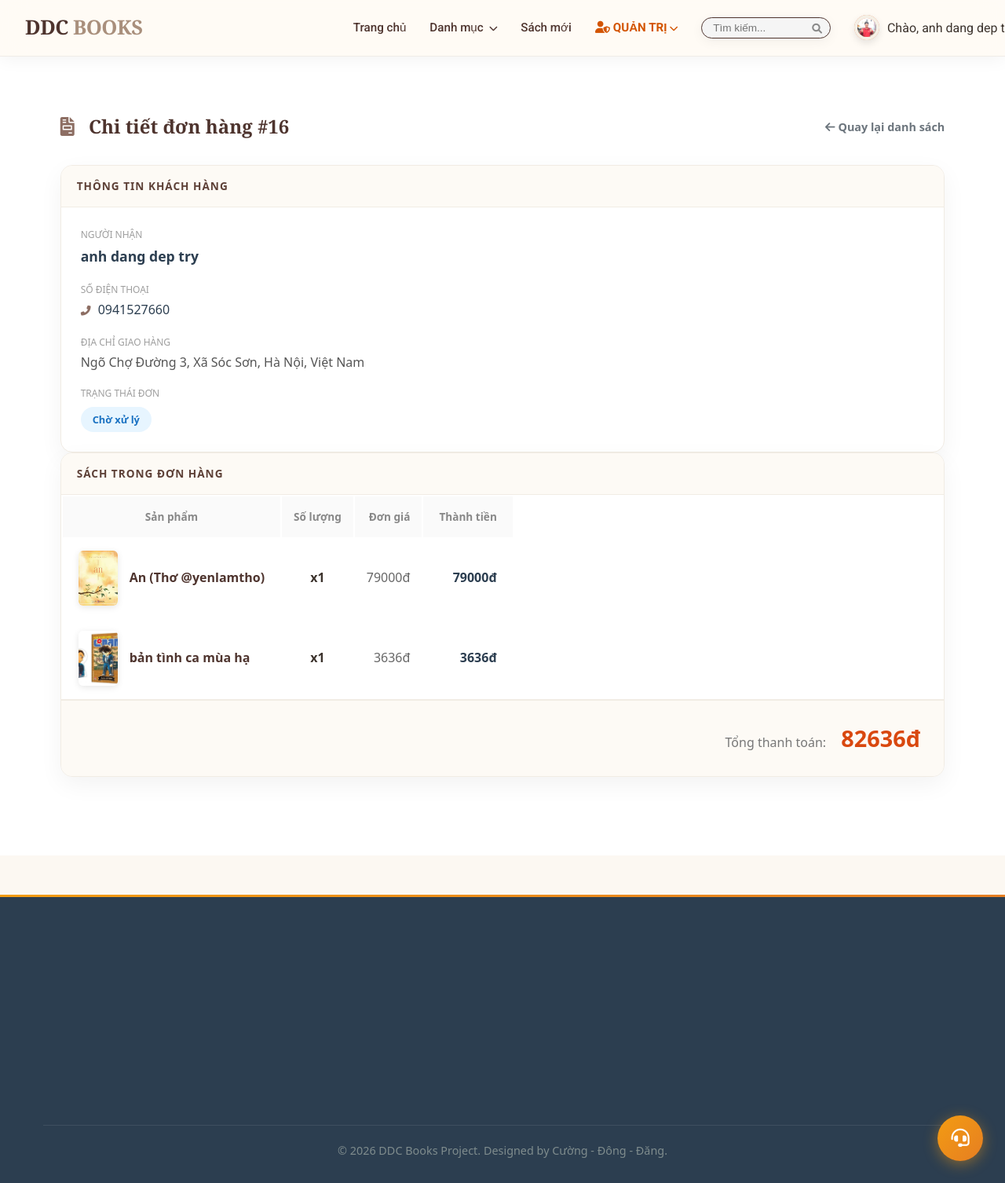
Before: /staff/order/16/ (signed in) with the older database file.
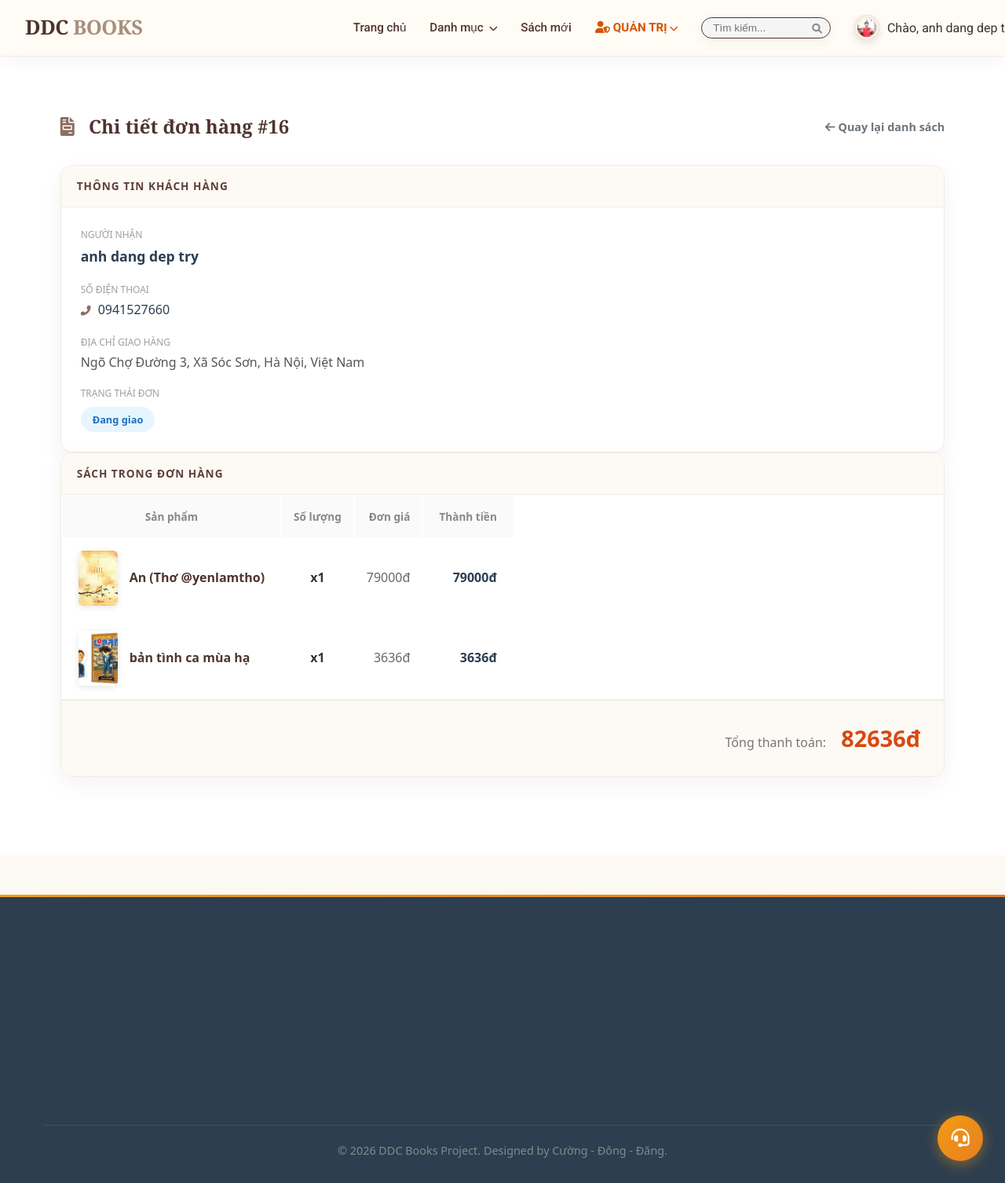
After: the same page with the newer database file.
### app/models.py (models this page shows, shortened)
class Order(models.Model):
    STATUS_CHOICES = (
        ('Pending', 'Chờ xử lý'),
        ('Processing', 'Đang đóng gói'),
        ('Shipped', 'Đang giao'),
        ('Delivered', 'Đã nhận hàng'),
        ('Cancelled', 'Đã hủy'),
    )
    user = models.ForeignKey(User, on_delete=models.CASCADE)
    full_name = models.CharField(max_length=255)
    phone = models.CharField(max_length=20)
    address = models.TextField()
    total_price = models.DecimalField(max_digits=12, decimal_places=0)
    created_at = models.DateTimeField(auto_now_add=True)
    status = models.CharField(max_length=20, choices=STATUS_CHOICES, default='Pending')
    shipping_unit = models.CharField(max_length=50, blank=True, null=True)

### app/views.py (the view)
# urls.py: path('staff/order/<int:order_id>/', views.staff_order_detail, name='staff_order_detail'),
def staff_order_detail(request, order_id):
    if not request.user.is_staff:
        return redirect('home')
    order = get_object_or_404(Order, id=order_id)
    items = OrderItem.objects.filter(order=order)
    context = {
        'order': order,
        'items': items,
    }
    return render(request, 'app/staff_order_detail.html', context)

### app/context_processors.py (called while the page is built)
def categories_processor(request):
    return {
        'categories': Category.objects.all()
    }

### app/templates/app/staff_order_detail.html (shortened to what the changed rows need)
{% extends 'app/base.html' %}
{% load static %}
{% block content %}
<div class="container" style="margin-top: 50px; margin-bottom: 80px; font-family: 'Segoe UI', Tahoma, Geneva, Verdana, sans-serif;">
    <div style="display: flex; align-items: center; justify-content: space-between; margin-bottom: 30px;">
        <h2 style="font-family: 'Playfair Display', serif; color: #4e342e; margin: 0; font-weight: 700;">
            <i class="fas fa-file-invoice" style="margin-right: 12px; color: #8d6e63;"></i> Chi tiết đơn hàng #{{ order.id }}
        </h2>
        <a href="{% url 'manage_orders' %}" style="text-decoration: none; color: #6c757d; font-size: 0.9rem; font-weight: 600;">
            <i class="fas fa-arrow-left"></i> Quay lại danh sách
        </a>
    </div>
    <div class="row">
        <div class="col-md-4">
            <div style="background: white; border-radius: 15px; box-shadow: 0 10px 30px rgba(0,0,0,0.05); border: 1px solid #f1ece4; overflow: hidden;">
                <div class="card-body" style="padding: 25px;">
                    <div style="margin-bottom: 18px;">
                        <label style="display: block; font-size: 0.75rem; color: #9e9e9e; text-transform: uppercase; margin-bottom: 4px;">Người nhận</label>
                        <span style="font-weight: 600; color: #2c3e50; font-size: 1.1rem;">{{ order.full_name }}</span>
                    </div>
                    <div style="margin-bottom: 18px;">
                        <label style="display: block; font-size: 0.75rem; color: #9e9e9e; text-transform: uppercase; margin-bottom: 4px;">Số điện thoại</label>
                        <span style="color: #2c3e50; font-weight: 500;"><i class="fas fa-phone-alt" style="font-size: 0.8rem; margin-right: 5px; color: #8d6e63;"></i> {{ order.phone }}</span>
                    </div>
                    <div style="margin-bottom: 18px;">
                        <label style="display: block; font-size: 0.75rem; color: #9e9e9e; text-transform: uppercase; margin-bottom: 4px;">Địa chỉ giao hàng</label>
                        <span style="color: #555; line-height: 1.5; display: block;">{{ order.address }}</span>
                    </div>
                    <div>
                        <label style="display: block; font-size: 0.75rem; color: #9e9e9e; text-transform: uppercase; margin-bottom: 8px;">Trạng thái đơn</label>
                        <span style="padding: 6px 15px; border-radius: 20px; font-size: 0.8rem; font-weight: 700; background: #e7f5ff; color: #1971c2; display: inline-block;">
                            {{ order.get_status_display }}
                        </span>
                    </div>
                </div>
            </div>
        </div>
        <div class="col-md-8">
            <div style="background: white; border-radius: 15px; box-shadow: 0 10px 30px rgba(0,0,0,0.05); border: 1px solid #f1ece4; overflow: hidden;">
                <div class="card-body" style="padding: 0;">
                    <table class="table" style="margin-bottom: 0; vertical-align: middle;">
                        <thead style="background: #fafafa;">
                            <tr>
                                <th style="border: none; padding: 15px 20px; color: #888; font-weight: 600; font-size: 0.85rem;">Sản phẩm</th>
                                <th style="border: none; padding: 15px; color: #888; font-weight: 600; font-size: 0.85rem; text-align: center;">Số lượng</th>
                                <th style="border: none; padding: 15px; color: #888; font-weight: 600; font-size: 0.85rem; text-align: right;">Đơn giá</th>
                                <th style="border: none; padding: 15px 20px; color: #888; font-weight: 600; font-size: 0.85rem; text-align: right;">Thành tiền</th>
                            </tr>
                        </thead>
                    </table>
                    <div style="background: #fdfaf5; padding: 25px 30px; text-align: right; border-top: 2px solid #f1ece4;">
                        <span style="color: #777; font-size: 1rem; margin-right: 15px;">Tổng thanh toán:</span>
                        <span style="font-size: 1.8rem; font-weight: 800; color: #d9480f;">{{ order.total_price }}đ</span>
                    </div>
                </div>
            </div>
        </div>
    </div>
</div>
{% endblock %}

Changed rows visible on the page:
changed Order "anh dang dep try": status "Chờ xử lý" → "Đang giao"
